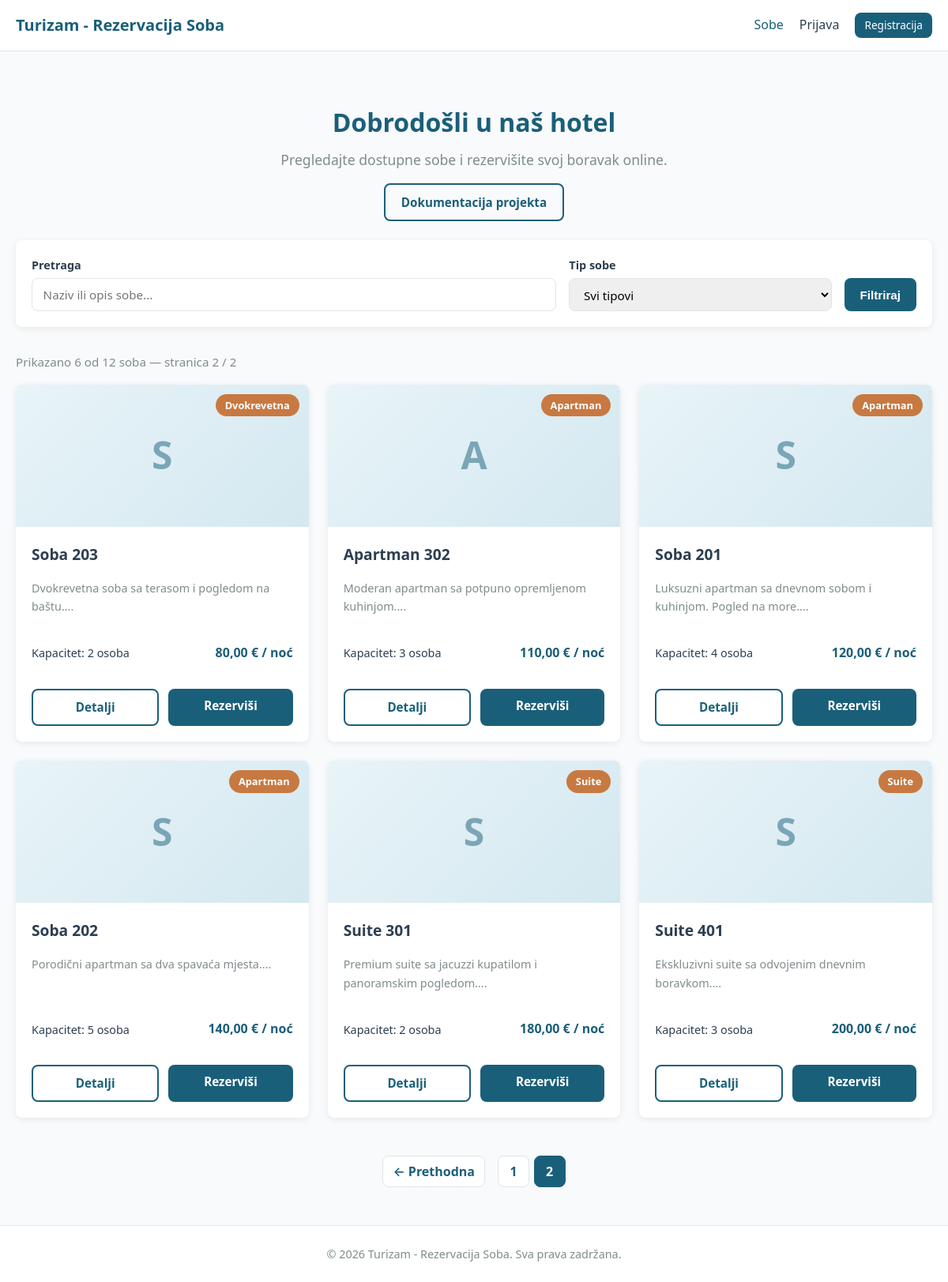
The app's page /index.php?page=2 with its own data.
### tables this page shows
CREATE TABLE sobe (
    id INT AUTO_INCREMENT PRIMARY KEY,
    naziv VARCHAR(100) NOT NULL,
    opis TEXT,
    tip ENUM('jednokrevetna', 'dvokrevetna', 'apartman', 'suite') NOT NULL,
    kapacitet INT NOT NULL DEFAULT 1,
    cijena_po_noci DECIMAL(10, 2) NOT NULL,
    slika VARCHAR(255) DEFAULT NULL,
    dostupna TINYINT(1) NOT NULL DEFAULT 1,
    kreiran_at TIMESTAMP DEFAULT CURRENT_TIMESTAMP
);

### config/database.php (called while the page is built, shortened)
<?php
function getDB(): PDO
{
    static $pdo = null;
    if ($pdo === null) {
        $dsn = 'mysql:host=' . DB_HOST . ';dbname=' . DB_NAME . ';charset=' . DB_CHARSET;
        $pdo = new PDO($dsn, DB_USER, DB_PASS, [
            PDO::ATTR_ERRMODE => PDO::ERRMODE_EXCEPTION,
            PDO::ATTR_DEFAULT_FETCH_MODE => PDO::FETCH_ASSOC,
        ]);
    }
    return $pdo;
}
function e(string $value): string
{
    return htmlspecialchars($value, ENT_QUOTES, 'UTF-8');
}
function formatPrice(float $price): string
{
    return number_format($price, 2, ',', '.') . ' €';
}
function tipSobeLabel(string $tip): string
{
    $labels = [
        'jednokrevetna' => 'Jednokrevetna',
        'dvokrevetna' => 'Dvokrevetna',
        'apartman' => 'Apartman',
        'suite' => 'Suite',
    ];
    return $labels[$tip] ?? $tip;
}

### index.php (the view, shortened to what this page needs)
<?php
$tip = $_GET['tip'] ?? '';
$pretraga = trim($_GET['pretraga'] ?? '');
$perPage = 6;
$page = max(1, (int) ($_GET['page'] ?? 1));
$where = 'WHERE dostupna = 1';
$params = [];
$countStmt = getDB()->prepare("SELECT COUNT(*) FROM sobe $where");
$countStmt->execute($params);
$totalSoba = (int) $countStmt->fetchColumn();
$totalPages = max(1, (int) ceil($totalSoba / $perPage));
$page = min($page, $totalPages);
$offset = ($page - 1) * $perPage;
$sql = "SELECT * FROM sobe $where ORDER BY cijena_po_noci ASC LIMIT $perPage OFFSET $offset";
$stmt = getDB()->prepare($sql);
$stmt->execute($params);
$sobe = $stmt->fetchAll();
function paginationUrl(int $pageNum, string $tipFilter, string $pretragaFilter): string
{
    $query = ['page' => $pageNum];
    return 'index.php?' . http_build_query($query);
}
require_once __DIR__ . '/includes/header.php';
?>
<section class="hero">
    <h1>Dobrodošli u naš hotel</h1>
    <p>Pregledajte dostupne sobe i rezervišite svoj boravak online.</p>
    <a href="dokumentacija.html" class="btn btn-outline hero-docs-btn">Dokumentacija projekta</a>
</section>
<section class="filters">
    <form method="GET" class="filter-form">
        <div class="form-group">
            <label for="pretraga">Pretraga</label>
            <input type="text" id="pretraga" name="pretraga" value="<?= e($pretraga) ?>" placeholder="Naziv ili opis sobe...">
        </div>
        <div class="form-group">
            <label for="tip">Tip sobe</label>
            <select id="tip" name="tip">
                <option value="">Svi tipovi</option>
            </select>
        </div>
        <div class="filter-actions">
            <button type="submit" class="btn btn-primary">Filtriraj</button>
        </div>
    </form>
</section>
<?php if (empty($sobe)): ?>
    <div class="empty-state">
        <p>Nema soba koje odgovaraju vašim kriterijumima.</p>
    </div>
<?php else: ?>
    <p class="results-info">
        Prikazano <?= count($sobe) ?> od <?= $totalSoba ?> soba
        <?php if ($totalPages > 1): ?>
            — stranica <?= $page ?> / <?= $totalPages ?>
        <?php endif; ?>
    </p>
    <div class="room-grid">
        <?php foreach ($sobe as $soba): ?>
            <article class="room-card">
                <div class="room-image">
                    <div class="room-placeholder"><?= e(mb_substr($soba['naziv'], 0, 1)) ?></div>
                    <span class="room-badge"><?= e(tipSobeLabel($soba['tip'])) ?></span>
                </div>
                <div class="room-body">
                    <h2><?= e($soba['naziv']) ?></h2>
                    <p class="room-desc"><?= e(mb_substr($soba['opis'], 0, 120)) ?>...</p>
                    <div class="room-meta">
                        <span>Kapacitet: <?= (int) $soba['kapacitet'] ?> osoba</span>
                        <span class="room-price"><?= formatPrice((float) $soba['cijena_po_noci']) ?> / noć</span>
                    </div>
                    <div class="room-actions">
                        <a href="soba.php?id=<?= (int) $soba['id'] ?>" class="btn btn-outline">Detalji</a>
                        <a href="rezervacija.php?soba_id=<?= (int) $soba['id'] ?>" class="btn btn-primary">Rezerviši</a>
                    </div>
                </div>
            </article>
        <?php endforeach; ?>
    </div>
    <?php if ($totalPages > 1): ?>
        <nav class="pagination" aria-label="Stranice">
            <?php if ($page > 1): ?>
                <a href="<?= e(paginationUrl($page - 1, $tip, $pretraga)) ?>" class="pagination-btn">&larr; Prethodna</a>
            <?php endif; ?>
            <div class="pagination-pages">
                <?php for ($i = 1; $i <= $totalPages; $i++): ?>
                    <a href="<?= e(paginationUrl($i, $tip, $pretraga)) ?>"
                       class="pagination-page <?= $i === $page ? 'active' : '' ?>">
                        <?= $i ?>
                    </a>
                <?php endfor; ?>
            </div>
        </nav>
    <?php endif; ?>
<?php endif; ?>
<?php require_once __DIR__ . '/includes/footer.php'; ?>

### assets/css/style.css (style rules this page uses)
:root { --primary: #1a5f7a; --primary-dark: #134a61; --primary-light: #e8f4f8; --accent: #c87941; --success: #2d8a4e; --danger: #c0392b; --warning: #d68910; --text: #2c3e50; --text-muted: #7f8c8d; --border: #dfe6e9; --bg: #f8fafb; --white: #ffffff; --shadow: 0 2px 8px rgba(0, 0, 0, 0.08); --radius: 8px; }
* { margin: 0; padding: 0; box-sizing: border-box; }
body { font-family: 'Segoe UI', system-ui, -apple-system, sans-serif; color: var(--text); background: var(--bg); line-height: 1.6; min-height: 100vh; display: flex; flex-direction: column; }
.hero { text-align: center; padding: 2rem 0 1.5rem; }
.hero h1 { font-size: 2rem; color: var(--primary); margin-bottom: 0.5rem; }
.hero p { color: var(--text-muted); font-size: 1.1rem; }
.hero-docs-btn { margin-top: 1rem; }
.btn { display: inline-block; padding: 0.6rem 1.25rem; border: none; border-radius: var(--radius); font-size: 0.95rem; font-weight: 600; cursor: pointer; text-decoration: none; text-align: center; transition: all 0.2s; }
.btn-primary { background: var(--primary); color: var(--white); }
.btn-outline { background: transparent; color: var(--primary); border: 2px solid var(--primary); }
.filters { margin-bottom: 2rem; }
.filter-form { display: grid; grid-template-columns: 2fr 1fr auto; gap: 1rem; align-items: end; background: var(--white); padding: 1.25rem; border-radius: var(--radius); box-shadow: var(--shadow); }
.filter-form .form-group { margin-bottom: 0; }
.filter-form .form-group input, .filter-form .form-group select { height: 42px; }
.filter-actions { display: flex; gap: 0.75rem; align-items: center; height: 42px; }
.filter-actions .btn { white-space: nowrap; height: 42px; line-height: 1; display: inline-flex; align-items: center; justify-content: center; }
.form-group { margin-bottom: 1rem; }
.form-group label { display: block; margin-bottom: 0.35rem; font-weight: 600; font-size: 0.9rem; }
.form-group input, .form-group select, .form-group textarea { width: 100%; padding: 0.6rem 0.85rem; border: 1px solid var(--border); border-radius: var(--radius); font-size: 0.95rem; font-family: inherit; }
.room-grid { display: grid; grid-template-columns: repeat(auto-fill, minmax(320px, 1fr)); gap: 1.5rem; }
.room-card { display: flex; flex-direction: column; height: 100%; background: var(--white); border-radius: var(--radius); overflow: hidden; box-shadow: var(--shadow); transition: transform 0.2s, box-shadow 0.2s; }
.room-image { position: relative; height: 180px; background: linear-gradient(135deg, var(--primary-light), #d4e8f0); }
.room-placeholder { display: flex; align-items: center; justify-content: center; height: 100%; font-size: 3rem; font-weight: 700; color: var(--primary); opacity: 0.5; }
.room-badge { position: absolute; top: 12px; right: 12px; background: var(--accent); color: var(--white); padding: 0.25rem 0.75rem; border-radius: 20px; font-size: 0.8rem; font-weight: 600; }
.room-body { display: flex; flex-direction: column; flex: 1; padding: 1.25rem; }
.room-body h2 { font-size: 1.2rem; margin-bottom: 0.5rem; min-height: 2.4rem; }
.room-desc { color: var(--text-muted); font-size: 0.9rem; margin-bottom: 1rem; flex: 1; display: -webkit-box; -webkit-line-clamp: 3; -webkit-box-orient: vertical; overflow: hidden; min-height: 4.05rem; }
.room-meta { display: flex; justify-content: space-between; align-items: center; margin-bottom: 1rem; font-size: 0.9rem; }
.room-price { font-weight: 700; color: var(--primary); font-size: 1rem; }
.room-actions { display: flex; gap: 0.75rem; margin-top: auto; padding-top: 1rem; }
.room-actions .btn { flex: 1; }
.results-info { color: var(--text-muted); font-size: 0.95rem; margin-bottom: 1rem; }
.pagination { display: flex; align-items: center; justify-content: center; gap: 1rem; flex-wrap: wrap; margin-top: 2rem; padding: 1rem 0; }
.pagination-pages { display: flex; gap: 0.35rem; flex-wrap: wrap; }
.pagination-page, .pagination-btn { display: inline-flex; align-items: center; justify-content: center; min-width: 40px; height: 40px; padding: 0 0.75rem; border-radius: var(--radius); border: 1px solid var(--border); background: var(--white); color: var(--primary); text-decoration: none; font-weight: 600; transition: all 0.2s; }
.pagination-page.active { background: var(--primary); color: var(--white); border-color: var(--primary); }

### records on screen
sobe: naziv "S", tip "Dvokrevetna", naziv "Soba 203", opis "Dvokrevetna soba sa terasom i pogledom na baštu.", kapacitet "2", cijena_po_noci "80,00 €"
sobe: naziv "A", tip "Apartman", naziv "Apartman 302", opis "Moderan apartman sa potpuno opremljenom kuhinjom.", kapacitet "3", cijena_po_noci "110,00 €"
sobe: naziv "S", tip "Apartman", naziv "Soba 201", opis "Luksuzni apartman sa dnevnom sobom i kuhinjom. Pogled na more.", kapacitet "4", cijena_po_noci "120,00 €"
sobe: naziv "S", tip "Apartman", naziv "Soba 202", opis "Porodični apartman sa dva spavaća mjesta.", kapacitet "5", cijena_po_noci "140,00 €"
sobe: naziv "S", tip "Suite", naziv "Suite 301", opis "Premium suite sa jacuzzi kupatilom i panoramskim pogledom.", kapacitet "2", cijena_po_noci "180,00 €"
sobe: naziv "S", tip "Suite", naziv "Suite 401", opis "Ekskluzivni suite sa odvojenim dnevnim boravkom.", kapacitet "3", cijena_po_noci "200,00 €"

### other values on screen
APP_NAME "Turizam - Rezervacija Soba"
count($sobe) "6"
$totalSoba "12"
$page "2"
$totalPages "2"
